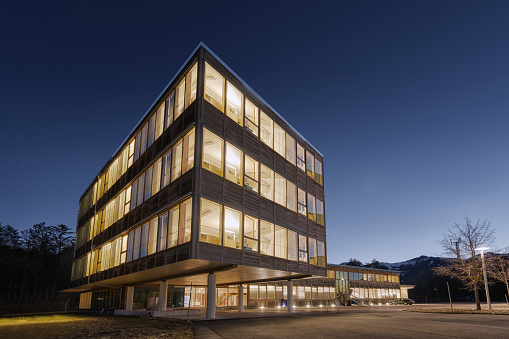
%> input picture hough.jpg, 509 x 339 px
$ octave hough_transform.m   (GNU Octave 9; MATLAB toolbox functions it lacks are replaced by stand-ins)
%> lines starting %> are read from the running program, lines starting %| are printed output that depends on the picture; in (x1, y1, x2, y2) boxes, pixels count from 0 and x2, y2 are one past the last pixel; in counts of white or black regions, pixels touching at a corner belong together; the program's own positions count from 1
% Read the image
img = imread('hough.jpg');
%> img is the input picture: size 339x509x3 uint8; mean R, G, B 72.9, 74.5, 86.2

% Convert the image to grayscale
grayImg = rgb2gray(img);
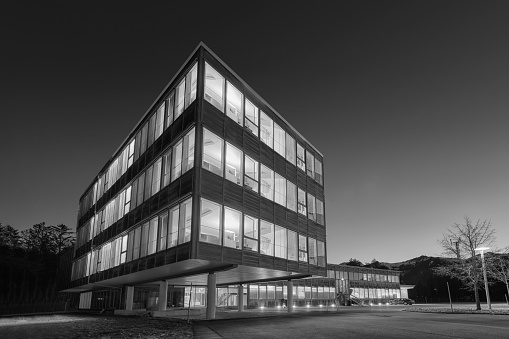
%> grayImg: size 339x509 uint8; min 0, max 255, mean 75.3

% Apply edge detection using the Canny method
edgeImg = edge(grayImg, 'Canny');
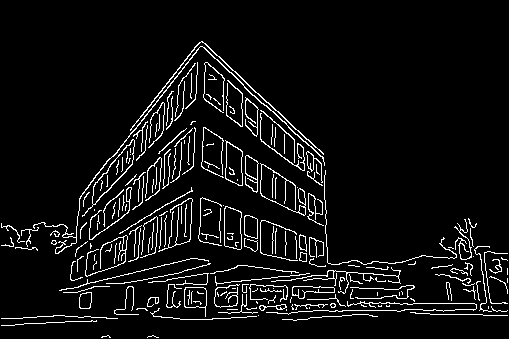
%> edgeImg: size 339x509 logical; 6.3% white in thin lines or dots, all inside (x1, y1, x2, y2) = (1, 41, 508, 338)

figure; imshow(edgeImg);

% Define the Hough Transform parameters
thetaResolution = 0.9;  % Resolution of theta values in degrees
rhoResolution = 1;      % Resolution of rho values in pixels

% Compute the Hough Transform matrix
[H, theta, rho] = hough(edgeImg, 'RhoResolution', rhoResolution, 'Theta', -90:thetaResolution:89);
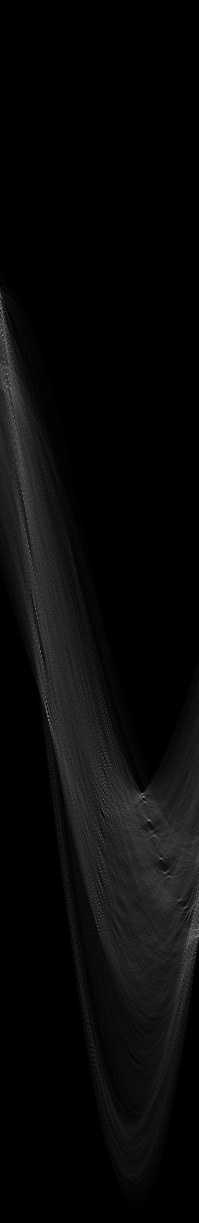
%> H: size 1223x199 double; min 0, max 153, mean 8.9
%> theta = 199 values from -90 to 88.2; rho = 1223 values from -611 to 611

% Find the peaks in the Hough Transform matrix
numPeaks = 1;  % Number of peaks to find
peaks = houghpeaks(H, numPeaks);
%> peaks = [309 1]

% Extract the lines from the peaks
lines = houghlines(edgeImg, theta, rho, peaks);
%> lines = 2 lines; point1 to point2 (x, y): (332, 304) to (508, 304), (126, 304) to (215, 304)

% Display the original image with detected lines
figure;
imshow(img);
hold on;

for k = 1:length(lines)
    xy = [lines(k).point1; lines(k).point2];
    plot(xy(:, 1), xy(:, 2), 'LineWidth', 2, 'Color', 'r');
end
%> this loop made 2 passes
%> xy on passes 1 to 2: [126 304; 215 304], [332 304; 508 304]
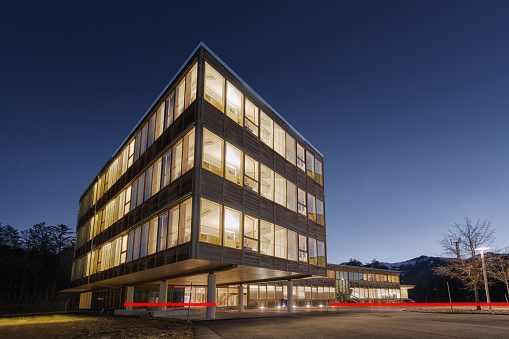
%> figure redrawn from the program's plot data

hold off;
